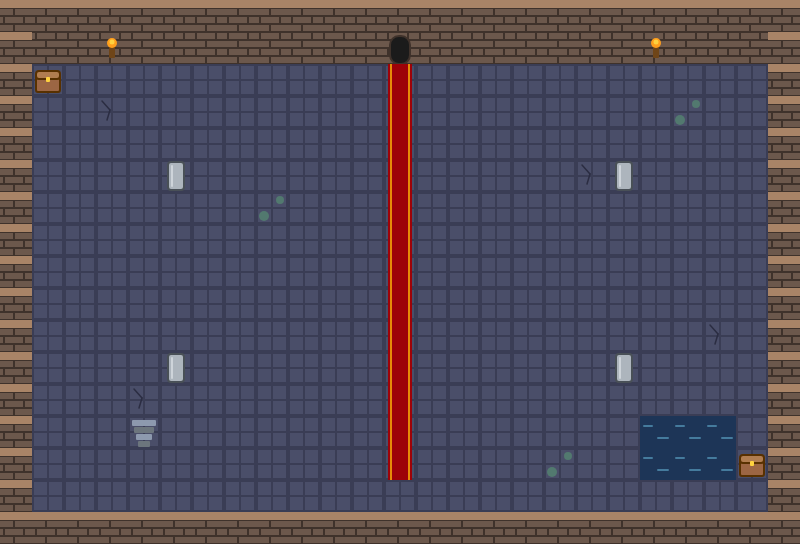

A 2D game scene composited from a Tiled map and its tileset images. What follows is a short description and the map's XML, with every tile layer's data as written:
An orthogonal 25x17 tile map with 32x32 px tiles, 2 tile layers (Floor, Walls) and 5 objects (2x door, start, from_cellar, from_treasure).

<map version="1.10" tiledversion="1.10.2" orientation="orthogonal" renderorder="right-down" width="25" height="17" tilewidth="32" tileheight="32" infinite="0" nextlayerid="4" nextobjectid="6">
 <editorsettings>
  <export target="../public/assets/maps/hall.tmj" format="json" />
 </editorsettings>
 <properties>
  <property name="name" value="The Great Hall" />
 </properties>
 <tileset firstgid="1" name="dungeon_tiles" tilewidth="32" tileheight="32" tilecount="16" columns="8">
  <image source="../public/assets/tilesets/dungeon_tiles.png" width="256" height="64" />
  <tile id="3">
   <properties>
    <property name="collides" type="bool" value="true" />
   </properties>
  </tile>
  <tile id="4">
   <properties>
    <property name="collides" type="bool" value="true" />
   </properties>
  </tile>
  <tile id="5">
   <properties>
    <property name="collides" type="bool" value="true" />
   </properties>
  </tile>
  <tile id="8">
   <properties>
    <property name="collides" type="bool" value="true" />
   </properties>
  </tile>
  <tile id="10">
   <properties>
    <property name="collides" type="bool" value="true" />
   </properties>
  </tile>
  <tile id="11">
   <properties>
    <property name="collides" type="bool" value="true" />
   </properties>
  </tile>
  <tile id="13">
   <properties>
    <property name="collides" type="bool" value="true" />
   </properties>
  </tile>
  <tile id="15">
   <properties>
    <property name="collides" type="bool" value="true" />
   </properties>
  </tile>
 </tileset>
 <layer id="1" name="Floor" width="25" height="17">
  <data encoding="csv">
1,1,1,1,1,1,1,1,1,1,1,1,1,1,1,1,1,1,1,1,1,1,1,1,1,
1,1,1,1,1,1,1,1,1,1,1,1,1,1,1,1,1,1,1,1,1,1,1,1,1,
1,1,1,1,1,1,1,1,1,1,1,1,15,1,1,1,1,1,1,1,1,1,1,1,1,
1,1,1,2,1,1,1,1,1,1,1,1,15,1,1,1,1,1,1,1,1,3,1,1,1,
1,1,1,1,1,1,1,1,1,1,1,1,15,1,1,1,1,1,1,1,1,1,1,1,1,
1,1,1,1,1,1,1,1,1,1,1,1,15,1,1,1,1,1,2,1,1,1,1,1,1,
1,1,1,1,1,1,1,1,3,1,1,1,15,1,1,1,1,1,1,1,1,1,1,1,1,
1,1,1,1,1,1,1,1,1,1,1,1,15,1,1,1,1,1,1,1,1,1,1,1,1,
1,1,1,1,1,1,1,1,1,1,1,1,15,1,1,1,1,1,1,1,1,1,1,1,1,
1,1,1,1,1,1,1,1,1,1,1,1,15,1,1,1,1,1,1,1,1,1,1,1,1,
1,1,1,1,1,1,1,1,1,1,1,1,15,1,1,1,1,1,1,1,1,1,2,1,1,
1,1,1,1,1,1,1,1,1,1,1,1,15,1,1,1,1,1,1,1,1,1,1,1,1,
1,1,1,1,2,1,1,1,1,1,1,1,15,1,1,1,1,1,1,1,1,1,1,1,1,
1,1,1,1,8,1,1,1,1,1,1,1,15,1,1,1,1,1,1,1,1,1,1,1,1,
1,1,1,1,1,1,1,1,1,1,1,1,15,1,1,1,1,3,1,1,1,1,1,1,1,
1,1,1,1,1,1,1,1,1,1,1,1,1,1,1,1,1,1,1,1,1,1,1,1,1,
1,1,1,1,1,1,1,1,1,1,1,1,1,1,1,1,1,1,1,1,1,1,1,1,1
</data>
 </layer>
 <layer id="2" name="Walls" width="25" height="17">
  <data encoding="csv">
5,5,5,5,5,5,5,5,5,5,5,5,5,5,5,5,5,5,5,5,5,5,5,5,5,
5,4,4,14,4,4,4,4,4,4,4,4,7,4,4,4,4,4,4,4,14,4,4,4,5,
5,9,0,0,0,0,0,0,0,0,0,0,0,0,0,0,0,0,0,0,0,0,0,0,5,
5,0,0,0,0,0,0,0,0,0,0,0,0,0,0,0,0,0,0,0,0,0,0,0,5,
5,0,0,0,0,0,0,0,0,0,0,0,0,0,0,0,0,0,0,0,0,0,0,0,5,
5,0,0,0,0,12,0,0,0,0,0,0,0,0,0,0,0,0,0,12,0,0,0,0,5,
5,0,0,0,0,0,0,0,0,0,0,0,0,0,0,0,0,0,0,0,0,0,0,0,5,
5,0,0,0,0,0,0,0,0,0,0,0,0,0,0,0,0,0,0,0,0,0,0,0,5,
5,0,0,0,0,0,0,0,0,0,0,0,0,0,0,0,0,0,0,0,0,0,0,0,5,
5,0,0,0,0,0,0,0,0,0,0,0,0,0,0,0,0,0,0,0,0,0,0,0,5,
5,0,0,0,0,0,0,0,0,0,0,0,0,0,0,0,0,0,0,0,0,0,0,0,5,
5,0,0,0,0,12,0,0,0,0,0,0,0,0,0,0,0,0,0,12,0,0,0,0,5,
5,0,0,0,0,0,0,0,0,0,0,0,0,0,0,0,0,0,0,0,0,0,0,0,5,
5,0,0,0,0,0,0,0,0,0,0,0,0,0,0,0,0,0,0,0,11,11,11,0,5,
5,0,0,0,0,0,0,0,0,0,0,0,0,0,0,0,0,0,0,0,11,11,11,9,5,
5,0,0,0,0,0,0,0,0,0,0,0,0,0,0,0,0,0,0,0,0,0,0,0,5,
5,5,5,5,5,5,5,5,5,5,5,5,5,5,5,5,5,5,5,5,5,5,5,5,5
</data>
 </layer>
 <objectgroup id="3" name="Objects">
  <object id="1" name="start" x="400" y="336">
   <point />
  </object>
  <object id="2" name="from_cellar" x="208" y="432">
   <point />
  </object>
  <object id="3" name="door" x="128" y="416" width="32" height="32">
   <properties>
    <property name="target" value="cellar" />
    <property name="entrance" value="from_hall" />
   </properties>
  </object>
  <object id="4" name="door" x="384" y="32" width="32" height="32">
   <properties>
    <property name="target" value="treasure" />
    <property name="entrance" value="from_hall" />
   </properties>
  </object>
  <object id="5" name="from_treasure" x="400" y="112">
   <point />
  </object>
 </objectgroup>
</map>
